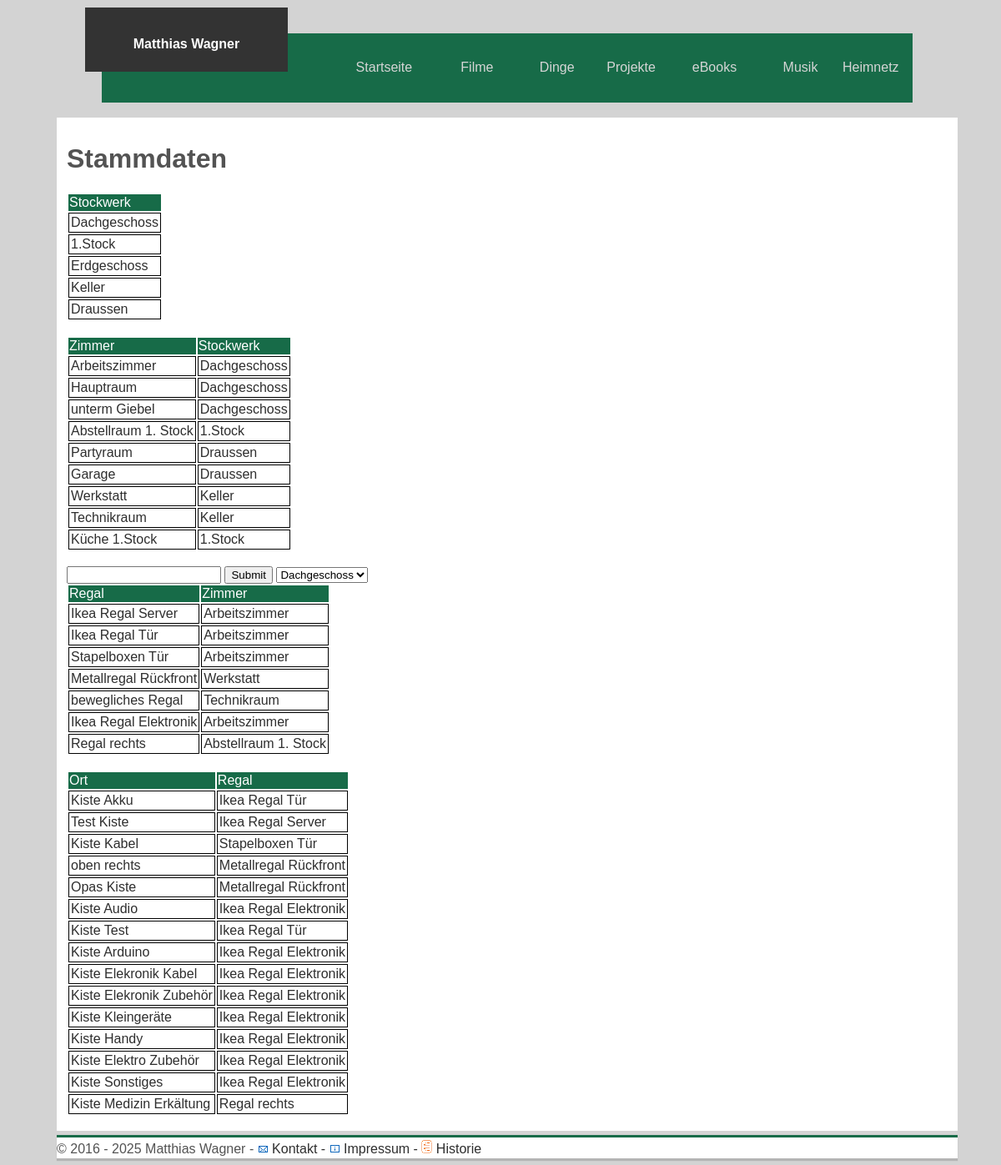
Page /dinge/dinge_stammdaten-1.php on the committed database.
### tables this page shows
CREATE TABLE `tab_stockwerk` (
  `id_stockwerk` int(11) NOT NULL AUTO_INCREMENT,
  `name_stockwerk` varchar(25) NOT NULL,
  `beschreibung_stockwerk` text NOT NULL,
  PRIMARY KEY (`id_stockwerk`)
);

CREATE TABLE `tab_zimmer` (
  `id_zimmer` int(11) NOT NULL AUTO_INCREMENT,
  `name_zimmer` varchar(25) NOT NULL,
  `beschreibung_zimmer` text NOT NULL,
  `fs_stockwerk` int(11) NOT NULL,
  PRIMARY KEY (`id_zimmer`),
  KEY `fs_stockwerk` (`fs_stockwerk`),
  CONSTRAINT `tab_zimmer_ibfk_1` FOREIGN KEY (`fs_stockwerk`) REFERENCES `tab_stockwerk` (`id_stockwerk`)
);

CREATE TABLE `tab_regal` (
  `id_regal` int(11) NOT NULL AUTO_INCREMENT,
  `name_regal` varchar(25) NOT NULL,
  `beschreibung_regal` text NOT NULL,
  `fs_zimmer` int(11) NOT NULL,
  PRIMARY KEY (`id_regal`),
  KEY `fs_zimmer` (`fs_zimmer`),
  CONSTRAINT `tab_regal_ibfk_1` FOREIGN KEY (`fs_zimmer`) REFERENCES `tab_zimmer` (`id_zimmer`)
);

CREATE TABLE `tab_ort` (
  `id_ort` int(11) NOT NULL AUTO_INCREMENT,
  `name_ort` varchar(30) NOT NULL,
  `beschreibung_ort` text NOT NULL,
  `fs_regal` int(11) NOT NULL,
  PRIMARY KEY (`id_ort`),
  KEY `fs_regal` (`fs_regal`),
  CONSTRAINT `tab_ort_ibfk_1` FOREIGN KEY (`fs_regal`) REFERENCES `tab_regal` (`id_regal`)
);

### dinge/dinge_stammdaten-1.php (the view, shortened to what this page needs)
<!doctype html>
<html lang=de>
<head>
  <link rel='stylesheet' href='../dinge_formate.css' type='text/css'>
</head>
<body>
<header>
  <?php
    include "header.php";
  ?>
</header>
<main>
  <h1>Stammdaten </h1>
<?php
 include "dinge_verbinden.php";
$erg = $pdo->prepare("SELECT name_stockwerk FROM tab_stockwerk");
$result = $erg->execute();
echo 	'<table>';
echo 	'<thead><tr><td>Stockwerk</td></tr></thead>';
echo	'<tbody>';
while($data = $erg->fetch()) {
    $id=$data['id'];
    echo '<tr class="privat">';
    echo '<td><a href=dinge_formular_stammdaten.php'.$id.'>'. $data['name_stockwerk'] . '</a></td>';
    echo '</tr>';
}
echo'</tbody>';
echo'</table>';
echo'<br>';
$erg = $pdo->prepare("SELECT * FROM tab_zimmer
LEFT JOIN tab_stockwerk ON tab_zimmer.fs_stockwerk = tab_stockwerk.id_stockwerk");
$result = $erg->execute();
echo 	'<table>';
echo 	'<thead><tr><td>Zimmer</td><td>Stockwerk</td></tr></thead>';
echo	'<tbody>';
while($data = $erg->fetch()) {
    $id=$data['id'];
    echo '<tr class="privat">';
    echo '<td><a href=dinge_formular_stammdaten.php'.$id.'>'. $data['name_zimmer'] . '</a></td>';
    echo '<td><a href=dinge_formular_stammdaten.php'.$id.'>'. $data['name_stockwerk'] . '</a></td>';
    echo '</tr>';
}
echo'</tbody>';
echo'</table>';
echo'<br>';
?>
<form method="post" action='dinge_stammdaten_speichern.php?i=1'>
<input type="text" name="zimmer" size="20" maxlength="20" >
<input type="Submit" name='neues_zimmer'>
<select name='stockwerk' size='1'>
<?php
$erg = $pdo->prepare("SELECT id_stockwerk, name_stockwerk FROM tab_stockwerk");
$result = $erg->execute();
	while($data = $erg->fetch()) {
    $id=$data['id'];
    echo '<option value = '.$id.''. $data['name_stockwerk'].'>'.$id.''. $data['name_stockwerk'].'</option>';
}
echo'</select>';
?>
<?php
echo'<br>';
$erg = $pdo->prepare("SELECT * FROM tab_regal
LEFT JOIN tab_zimmer ON tab_regal.fs_zimmer = tab_zimmer.id_zimmer");
$result = $erg->execute();
echo 	'<table>';
echo 	'<thead><tr><td>Regal</td><td>Zimmer</td></tr></thead>';
echo	'<tbody>';
while($data = $erg->fetch()) {
    $id=$data['id'];
    echo '<tr class="privat">';
    echo '<td><a href=dinge_formular_stammdaten.php'.$id.'>'. $data['name_regal'] . '</a></td>';
    echo '<td><a href=dinge_formular_stammdaten.php'.$id.'>'. $data['name_zimmer'] . '</a></td>';
    echo '</tr>';
}
echo'</tbody>';
echo'</table>';
echo'<br>';
$erg = $pdo->prepare("SELECT * FROM tab_ort
LEFT JOIN tab_regal ON tab_ort.fs_regal = tab_regal.id_regal");
$result = $erg->execute();
echo 	'<table>';
echo 	'<thead><tr><td>Ort</td><td>Regal</td></tr></thead>';
echo	'<tbody>';
while($data = $erg->fetch()) {
    $id=$data['id'];
    echo '<tr class="privat">';
    echo '<td><a href=dinge_formular_stammdaten.php?ID='.$id.'>'. $data['name_ort'] . '</a></td>';
    echo '<td><a href=dinge_formular_stammdaten.php?ID='.$id.'>'. $data['name_regal'] . '</a></td>';
    echo '</tr>';
}
echo'</tbody>';
echo'</table>';
echo'<br>';
?>
</main>
</body>
</html>
<?php
include "footer.php";

### dinge_formate.css (style rules this page uses)
header { display: block; width: 90%; margin: auto; margin-top: 40px; }
body { width: 100%; font-size: 1.0em; color: #535353; background-color: lightgrey; font-family: Arial, Helvetica, sans-serif; text-decoration: none; }
main { width: 88%; margin: auto; margin-top: 55px; background: white; padding-top: 10px; padding-left: 1%; padding-right: 1%; }
a { text-decoration: none; color: #2E2E2E; }
.privat { border: 1px black solid; padding: 2px 2px 2px 2px; width: 100%; }
main thead { background: rgb(23, 107, 72); color: white; }
.privat td { border: 1px black solid; padding: 2px 2px 2px 2px; }

### rows in the picture
tab_stockwerk: name_stockwerk "Dachgeschoss"
tab_stockwerk: name_stockwerk "1.Stock"
tab_stockwerk: name_stockwerk "Erdgeschoss"
tab_stockwerk: name_stockwerk "Keller"
tab_stockwerk: name_stockwerk "Draussen"
tab_zimmer: name_zimmer "Arbeitszimmer", fs_stockwerk.name_stockwerk "Dachgeschoss"
tab_zimmer: name_zimmer "Hauptraum", fs_stockwerk.name_stockwerk "Dachgeschoss"
tab_zimmer: name_zimmer "unterm Giebel", fs_stockwerk.name_stockwerk "Dachgeschoss"
tab_zimmer: name_zimmer "Abstellraum 1. Stock", fs_stockwerk.name_stockwerk "1.Stock"
tab_zimmer: name_zimmer "Partyraum", fs_stockwerk.name_stockwerk "Draussen"
tab_zimmer: name_zimmer "Garage", fs_stockwerk.name_stockwerk "Draussen"
tab_zimmer: name_zimmer "Werkstatt", fs_stockwerk.name_stockwerk "Keller"
tab_zimmer: name_zimmer "Technikraum", fs_stockwerk.name_stockwerk "Keller"
tab_zimmer: name_zimmer "Küche 1.Stock", fs_stockwerk.name_stockwerk "1.Stock"
tab_regal: name_regal "Ikea Regal Server", fs_zimmer.name_zimmer "Arbeitszimmer"
tab_regal: name_regal "Ikea Regal Tür", fs_zimmer.name_zimmer "Arbeitszimmer"
tab_regal: name_regal "Stapelboxen Tür", fs_zimmer.name_zimmer "Arbeitszimmer"
tab_regal: name_regal "Metallregal Rückfront", fs_zimmer.name_zimmer "Werkstatt"
tab_regal: name_regal "bewegliches Regal", fs_zimmer.name_zimmer "Technikraum"
tab_regal: name_regal "Ikea Regal Elektronik", fs_zimmer.name_zimmer "Arbeitszimmer"
tab_regal: name_regal "Regal rechts", fs_zimmer.name_zimmer "Abstellraum 1. Stock"
tab_ort: name_ort "Kiste Akku", fs_regal.name_regal "Ikea Regal Tür"
tab_ort: name_ort "Test Kiste", fs_regal.name_regal "Ikea Regal Server"
tab_ort: name_ort "Kiste Kabel", fs_regal.name_regal "Stapelboxen Tür"
tab_ort: name_ort "oben rechts", fs_regal.name_regal "Metallregal Rückfront"
tab_ort: name_ort "Opas Kiste", fs_regal.name_regal "Metallregal Rückfront"
tab_ort: name_ort "Kiste Audio", fs_regal.name_regal "Ikea Regal Elektronik"
tab_ort: name_ort "Kiste Test", fs_regal.name_regal "Ikea Regal Tür"
tab_ort: name_ort "Kiste Arduino", fs_regal.name_regal "Ikea Regal Elektronik"
tab_ort: name_ort "Kiste Elekronik Kabel", fs_regal.name_regal "Ikea Regal Elektronik"
tab_ort: name_ort "Kiste Elekronik Zubehör", fs_regal.name_regal "Ikea Regal Elektronik"
tab_ort: name_ort "Kiste Kleingeräte", fs_regal.name_regal "Ikea Regal Elektronik"
tab_ort: name_ort "Kiste Handy", fs_regal.name_regal "Ikea Regal Elektronik"
tab_ort: name_ort "Kiste Elektro Zubehör", fs_regal.name_regal "Ikea Regal Elektronik"
tab_ort: name_ort "Kiste Sonstiges", fs_regal.name_regal "Ikea Regal Elektronik"
tab_ort: name_ort "Kiste Medizin Erkältung", fs_regal.name_regal "Regal rechts"

### other values in the picture
form field stockwerk "Dachgeschoss"
